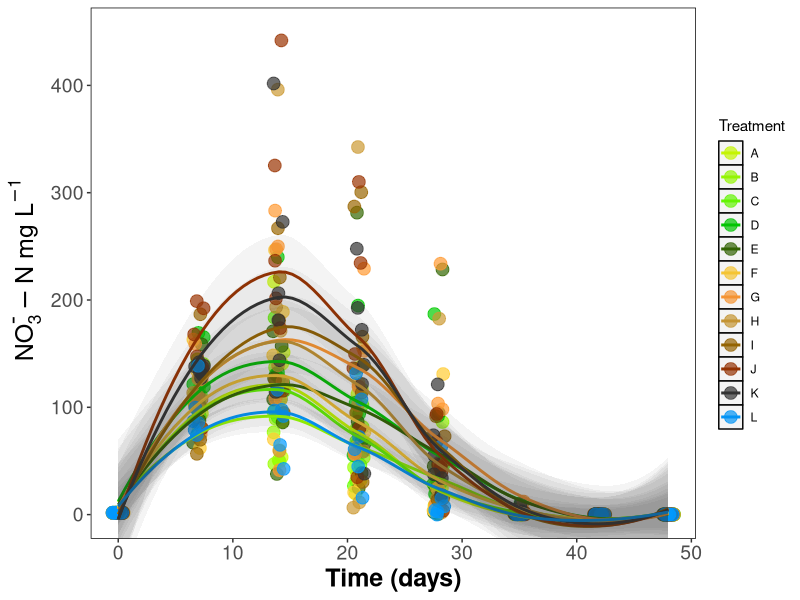
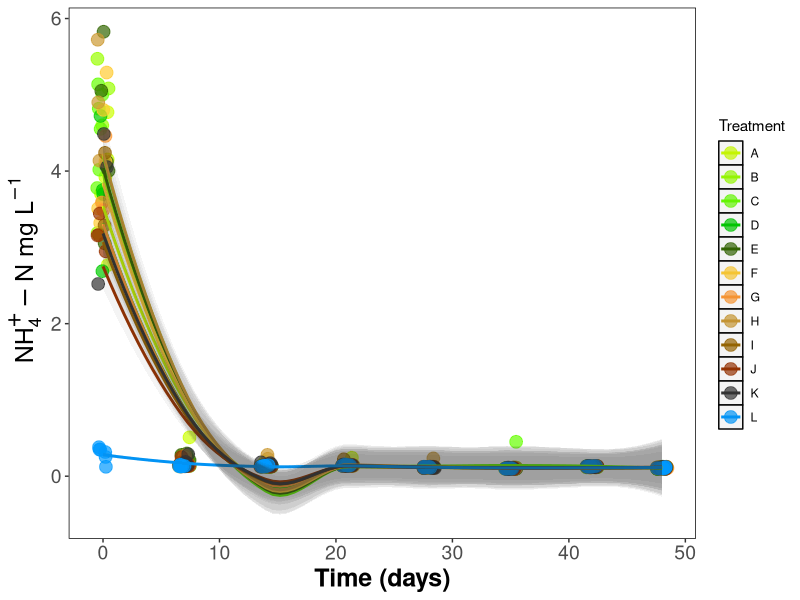
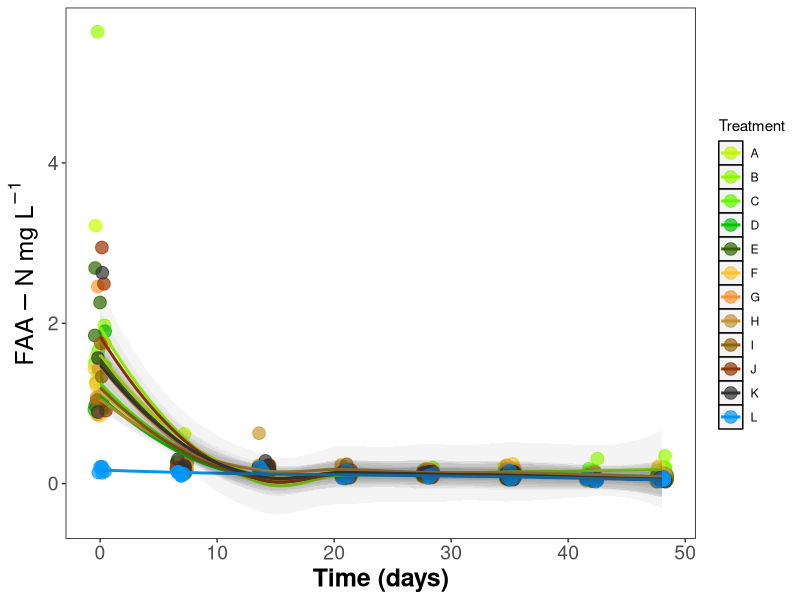
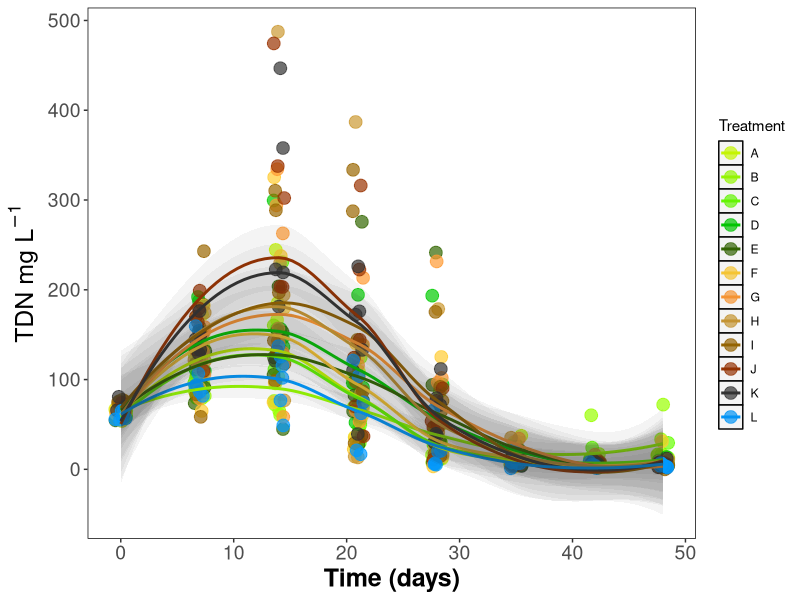
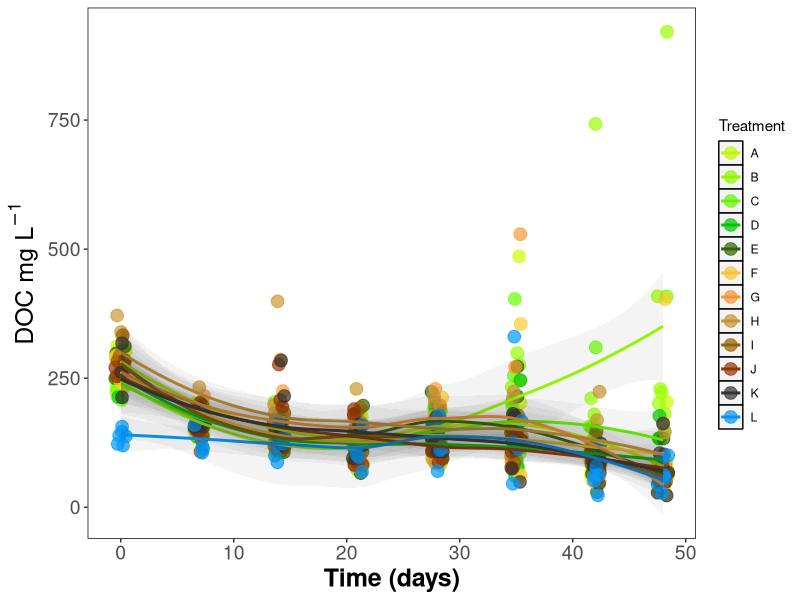
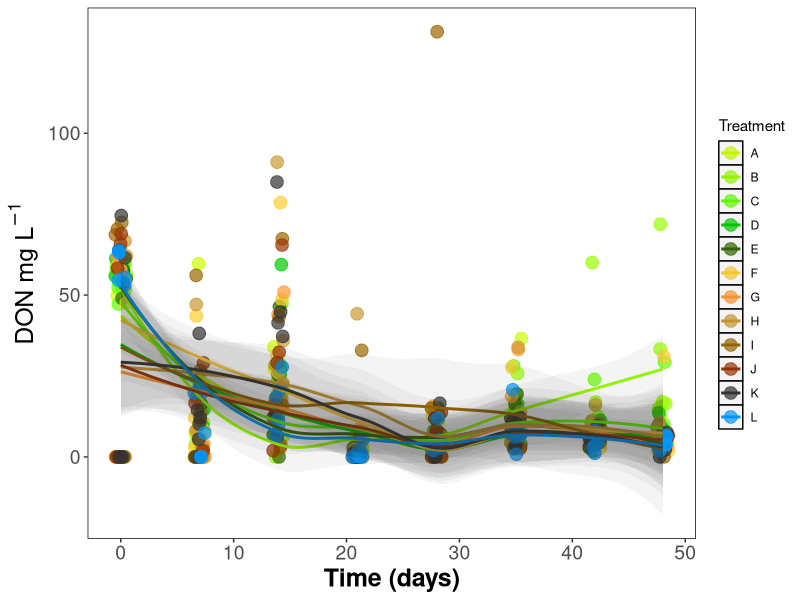
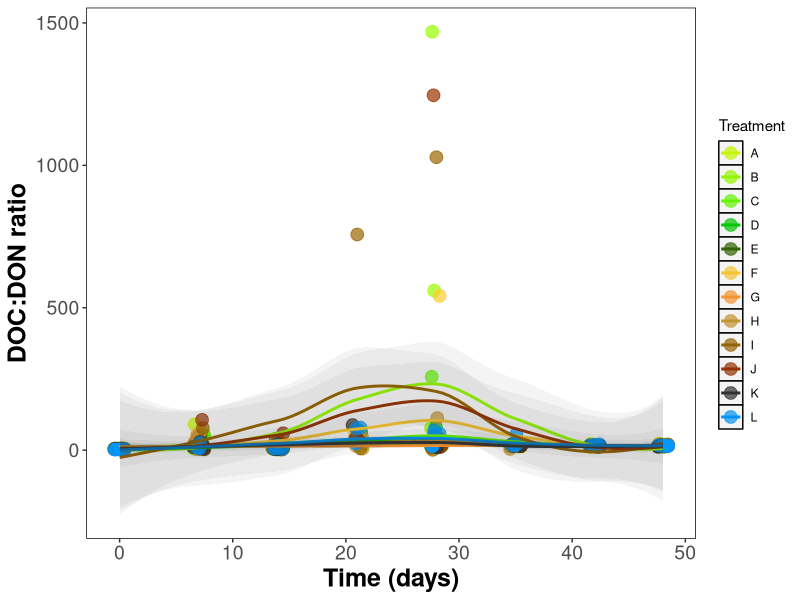
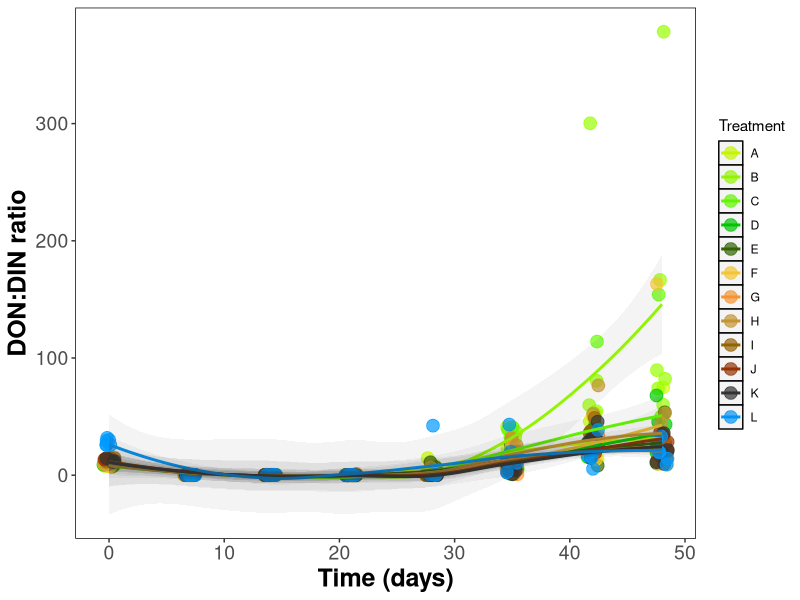

Here is the R script that generated these plots, in order:
## This script takes the wrangled data from 15n_sol_proc.R and ../results/raw/15n_soil_sol.csv
## It examines the final processed data ../results/processed/ratios.csv

library(tidyverse)
all <- read_csv("results/processed/ratios.csv")
all

## Now let's look how the variables change over time

## this page was helpful for mu and super/subscripts: 
## https://stackoverflow.com/questions/34892262/subscripts-and-superscripts-or-with-ggplot2-axis-labels-ionic-chemical

## also here: https://rstudio-pubs-static.s3.amazonaws.com/136237_170402e5f0b54561bf7605bdea98267a.html

## Below is a rather extensive set of code for xy plots with/without trends and CI ribbons

## Nitrate

ggplot(data = all, aes(days, no3, colour = trt)) + # x, y, colour by treatment
  scale_colour_manual(values=c("#CCFF00", # all the colours in hexadecimal code in order of "colour = x" argument above
                               "#99FF00",
                               "#66FF00",
                               "#00CC00",
                               "#336600",
                               "#FFCC33",
                               "#FF9933",
                               "#CC9933",
                               "#996600",
                               "#993300",
                               "#333333",
                               "#0099FF"
  )) +
  #geom_point(size = 6, alpha = 0.6) + # Plot as a point graph, size, transparency
  geom_jitter(size = 4, alpha = 0.7, width = 0.5) + # Plot as a jittered point graph
  stat_smooth(method = "loess", se = FALSE, size = 1) + # Adds trend line only
  stat_smooth(method = "loess", # Adds ribbon for SE / CI and allows transparency to be adjusted
  #              colour = "red", 
                geom = "ribbon", 
                alpha = 0.05, #sets ribbon transparency
                size = 0.0001, #sets ribbon outline thickness. Need to work out how to make transparent
                fullrange = TRUE) + # Forces ribbon to end of data
 # xlim(0, 48) + ylim(0, 300) + # can be used to set hard limits to scale
  coord_cartesian(xlim = c(0, 48), ylim = c(0, 450)) + #sets soft limits to scale
  labs(
    x = "Time (days)", # x axis label
    y = ~NO[3]^{textstyle("-")}-N ~mg~L^{-1}, #y axis label, note cpde and weblink above for special characters and script
    #  title = "Nitrogen", # Graph title
    colour = "Treatment" # Legend Title
  ) +
  theme(
    panel.grid = element_blank(), # blank grid
    # axis.text.y = element_text(angle = 90), # rotates labels
    axis.text=element_text(size=14), # axis text size
    axis.title = element_text(color="black", face="bold", size=18), # axis label text size
    panel.background = element_rect(fill = "white", # panel background
                                    colour = "black") # panel outline
  )

## Ammonium

ggplot(data = all, aes(days, nh4, colour = trt)) + # x, y, colour by treatment
  scale_colour_manual(values=c("#CCFF00", # all the colours in hexadecimal code in order of "colour = x" argument above
                               "#99FF00",
                               "#66FF00",
                               "#00CC00",
                               "#336600",
                               "#FFCC33",
                               "#FF9933",
                               "#CC9933",
                               "#996600",
                               "#993300",
                               "#333333",
                               "#0099FF"
  )) +
  #geom_point(size = 6, alpha = 0.6) + # Plot as a point graph, size, transparency
  geom_jitter(size = 4, alpha = 0.7, width = 0.5) + # Plot as a jittered point graph
  stat_smooth(method = "loess", se = FALSE, size = 1) + # Adds trend line only
  stat_smooth(method = "loess", # Adds ribbon for SE / CI and allows transparency to be adjusted
              #              colour = "red", 
              geom = "ribbon", 
              alpha = 0.05, #sets ribbon transparency
              size = 0.0001, #sets ribbon outline thickness. Need to work out how to make transparent
              fullrange = TRUE) + # Forces ribbon to end of data
  # xlim(0, 48) + ylim(0, 300) + # can be used to set hard limits to scale
 # coord_cartesian(xlim = c(0, 48), ylim = c(0, 450)) + #sets soft limits to scale
  labs(
    x = "Time (days)", # x axis label
    y = ~NH[4]^{textstyle("+")}-N ~mg~L^{-1}, #y axis label, note cpde and weblink above for special characters and script
    #  title = "Nitrogen", # Graph title
    colour = "Treatment" # Legend Title
  ) +
  theme(
    panel.grid = element_blank(), # blank grid
    # axis.text.y = element_text(angle = 90), # rotates labels
    axis.text=element_text(size=14), # axis text size
    axis.title = element_text(color="black", face="bold", size=18), # axis label text size
    panel.background = element_rect(fill = "white", # panel background
                                    colour = "black") # panel outline
  )

## FAA

ggplot(data = all, aes(days, faa, colour = trt)) + # x, y, colour by treatment
  scale_colour_manual(values=c("#CCFF00", # all the colours in hexadecimal code in order of "colour = x" argument above
                               "#99FF00",
                               "#66FF00",
                               "#00CC00",
                               "#336600",
                               "#FFCC33",
                               "#FF9933",
                               "#CC9933",
                               "#996600",
                               "#993300",
                               "#333333",
                               "#0099FF"
  )) +
  #geom_point(size = 6, alpha = 0.6) + # Plot as a point graph, size, transparency
  geom_jitter(size = 4, alpha = 0.7, width = 0.5) + # Plot as a jittered point graph
  stat_smooth(method = "loess", se = FALSE, size = 1) + # Adds trend line only
  stat_smooth(method = "loess", # Adds ribbon for SE / CI and allows transparency to be adjusted
              #              colour = "red", 
              geom = "ribbon", 
              alpha = 0.05, #sets ribbon transparency
              size = 0.0001, #sets ribbon outline thickness. Need to work out how to make transparent
              fullrange = TRUE) + # Forces ribbon to end of data
  # xlim(0, 48) + ylim(0, 300) + # can be used to set hard limits to scale
  # coord_cartesian(xlim = c(0, 48), ylim = c(0, 450)) + #sets soft limits to scale
  labs(
    x = "Time (days)", # x axis label
    y = FAA-N ~mg~L^{-1}, #y axis label, note cpde and weblink above for special characters and script
    #  title = "Nitrogen", # Graph title
    colour = "Treatment" # Legend Title
  ) +
  theme(
    panel.grid = element_blank(), # blank grid
    # axis.text.y = element_text(angle = 90), # rotates labels
    axis.text=element_text(size=14), # axis text size
    axis.title = element_text(color="black", face="bold", size=18), # axis label text size
    panel.background = element_rect(fill = "white", # panel background
                                    colour = "black") # panel outline
  )

## TDN

ggplot(data = all, aes(days, tdn, colour = trt)) + # x, y, colour by treatment
  scale_colour_manual(values=c("#CCFF00", # all the colours in hexadecimal code in order of "colour = x" argument above
                               "#99FF00",
                               "#66FF00",
                               "#00CC00",
                               "#336600",
                               "#FFCC33",
                               "#FF9933",
                               "#CC9933",
                               "#996600",
                               "#993300",
                               "#333333",
                               "#0099FF"
  )) +
  #geom_point(size = 6, alpha = 0.6) + # Plot as a point graph, size, transparency
  geom_jitter(size = 4, alpha = 0.7, width = 0.5) + # Plot as a jittered point graph
  stat_smooth(method = "loess", se = FALSE, size = 1) + # Adds trend line only
  stat_smooth(method = "loess", # Adds ribbon for SE / CI and allows transparency to be adjusted
              #              colour = "red", 
              geom = "ribbon", 
              alpha = 0.05, #sets ribbon transparency
              size = 0.0001, #sets ribbon outline thickness. Need to work out how to make transparent
              fullrange = TRUE) + # Forces ribbon to end of data
  # xlim(0, 48) + ylim(0, 300) + # can be used to set hard limits to scale
  # coord_cartesian(xlim = c(0, 48), ylim = c(0, 450)) + #sets soft limits to scale
  labs(
    x = "Time (days)", # x axis label
    y = TDN ~mg~L^{-1}, #y axis label, note cpde and weblink above for special characters and script
    #  title = "Nitrogen", # Graph title
    colour = "Treatment" # Legend Title
  ) +
  theme(
    panel.grid = element_blank(), # blank grid
    # axis.text.y = element_text(angle = 90), # rotates labels
    axis.text=element_text(size=14), # axis text size
    axis.title = element_text(color="black", face="bold", size=18), # axis label text size
    panel.background = element_rect(fill = "white", # panel background
                                    colour = "black") # panel outline
  )

## DOC

ggplot(data = all, aes(days, doc, colour = trt)) + # x, y, colour by treatment
  scale_colour_manual(values=c("#CCFF00", # all the colours in hexadecimal code in order of "colour = x" argument above
                               "#99FF00",
                               "#66FF00",
                               "#00CC00",
                               "#336600",
                               "#FFCC33",
                               "#FF9933",
                               "#CC9933",
                               "#996600",
                               "#993300",
                               "#333333",
                               "#0099FF"
  )) +
  #geom_point(size = 6, alpha = 0.6) + # Plot as a point graph, size, transparency
  geom_jitter(size = 4, alpha = 0.7, width = 0.5) + # Plot as a jittered point graph
  stat_smooth(method = "loess", se = FALSE, size = 1) + # Adds trend line only
  stat_smooth(method = "loess", # Adds ribbon for SE / CI and allows transparency to be adjusted
              #              colour = "red", 
              geom = "ribbon", 
              alpha = 0.05, #sets ribbon transparency
              size = 0.0001, #sets ribbon outline thickness. Need to work out how to make transparent
              fullrange = TRUE) + # Forces ribbon to end of data
  # xlim(0, 48) + ylim(0, 300) + # can be used to set hard limits to scale
  # coord_cartesian(xlim = c(0, 48), ylim = c(0, 450)) + #sets soft limits to scale
  labs(
    x = "Time (days)", # x axis label
    y = DOC ~mg~L^{-1}, #y axis label, note cpde and weblink above for special characters and script
    #  title = "Nitrogen", # Graph title
    colour = "Treatment" # Legend Title
  ) +
  theme(
    panel.grid = element_blank(), # blank grid
    # axis.text.y = element_text(angle = 90), # rotates labels
    axis.text=element_text(size=14), # axis text size
    axis.title = element_text(color="black", face="bold", size=18), # axis label text size
    panel.background = element_rect(fill = "white", # panel background
                                    colour = "black") # panel outline
  )

## DON

ggplot(data = all, aes(days, don, colour = trt)) + # x, y, colour by treatment
  scale_colour_manual(values=c("#CCFF00", # all the colours in hexadecimal code in order of "colour = x" argument above
                               "#99FF00",
                               "#66FF00",
                               "#00CC00",
                               "#336600",
                               "#FFCC33",
                               "#FF9933",
                               "#CC9933",
                               "#996600",
                               "#993300",
                               "#333333",
                               "#0099FF"
  )) +
  #geom_point(size = 6, alpha = 0.6) + # Plot as a point graph, size, transparency
  geom_jitter(size = 4, alpha = 0.7, width = 0.5) + # Plot as a jittered point graph
  stat_smooth(method = "loess", se = FALSE, size = 1) + # Adds trend line only
  stat_smooth(method = "loess", # Adds ribbon for SE / CI and allows transparency to be adjusted
              #              colour = "red", 
              geom = "ribbon", 
              alpha = 0.05, #sets ribbon transparency
              size = 0.0001, #sets ribbon outline thickness. Need to work out how to make transparent
              fullrange = TRUE) + # Forces ribbon to end of data
  # xlim(0, 48) + ylim(0, 300) + # can be used to set hard limits to scale
  # coord_cartesian(xlim = c(0, 48), ylim = c(0, 450)) + #sets soft limits to scale
  labs(
    x = "Time (days)", # x axis label
    y = DON ~mg~L^{-1}, #y axis label, note cpde and weblink above for special characters and script
    #  title = "Nitrogen", # Graph title
    colour = "Treatment" # Legend Title
  ) +
  theme(
    panel.grid = element_blank(), # blank grid
    # axis.text.y = element_text(angle = 90), # rotates labels
    axis.text=element_text(size=14), # axis text size
    axis.title = element_text(color="black", face="bold", size=18), # axis label text size
    panel.background = element_rect(fill = "white", # panel background
                                    colour = "black") # panel outline
  )


## DOC:DON

ggplot(data = all, aes(days, doc_don, colour = trt)) + # x, y, colour by treatment
  scale_colour_manual(values=c("#CCFF00", # all the colours in hexadecimal code in order of "colour = x" argument above
                               "#99FF00",
                               "#66FF00",
                               "#00CC00",
                               "#336600",
                               "#FFCC33",
                               "#FF9933",
                               "#CC9933",
                               "#996600",
                               "#993300",
                               "#333333",
                               "#0099FF"
  )) +
  #geom_point(size = 6, alpha = 0.6) + # Plot as a point graph, size, transparency
  geom_jitter(size = 4, alpha = 0.7, width = 0.5) + # Plot as a jittered point graph
  stat_smooth(method = "loess", se = FALSE, size = 1) + # Adds trend line only
  stat_smooth(method = "loess", # Adds ribbon for SE / CI and allows transparency to be adjusted
              #              colour = "red", 
              geom = "ribbon", 
              alpha = 0.05, #sets ribbon transparency
              size = 0.0001, #sets ribbon outline thickness. Need to work out how to make transparent
              fullrange = TRUE) + # Forces ribbon to end of data
  # xlim(0, 48) + ylim(0, 300) + # can be used to set hard limits to scale
  # coord_cartesian(xlim = c(0, 48), ylim = c(0, 450)) + #sets soft limits to scale
  labs(
    x = "Time (days)", # x axis label
    y = "DOC:DON ratio", #y axis label, note cpde and weblink above for special characters and script
    #  title = "Nitrogen", # Graph title
    colour = "Treatment" # Legend Title
  ) +
  theme(
    panel.grid = element_blank(), # blank grid
    # axis.text.y = element_text(angle = 90), # rotates labels
    axis.text=element_text(size=14), # axis text size
    axis.title = element_text(color="black", face="bold", size=18), # axis label text size
    panel.background = element_rect(fill = "white", # panel background
                                    colour = "black") # panel outline
  )

## DON:DIN

ggplot(data = all, aes(days, don_din, colour = trt)) + # x, y, colour by treatment
  scale_colour_manual(values=c("#CCFF00", # all the colours in hexadecimal code in order of "colour = x" argument above
                               "#99FF00",
                               "#66FF00",
                               "#00CC00",
                               "#336600",
                               "#FFCC33",
                               "#FF9933",
                               "#CC9933",
                               "#996600",
                               "#993300",
                               "#333333",
                               "#0099FF"
  )) +
  #geom_point(size = 6, alpha = 0.6) + # Plot as a point graph, size, transparency
  geom_jitter(size = 4, alpha = 0.7, width = 0.5) + # Plot as a jittered point graph
  stat_smooth(method = "loess", se = FALSE, size = 1) + # Adds trend line only
  stat_smooth(method = "loess", # Adds ribbon for SE / CI and allows transparency to be adjusted
              #              colour = "red", 
              geom = "ribbon", 
              alpha = 0.05, #sets ribbon transparency
              size = 0.0001, #sets ribbon outline thickness. Need to work out how to make transparent
              fullrange = TRUE) + # Forces ribbon to end of data
  # xlim(0, 48) + ylim(0, 300) + # can be used to set hard limits to scale
  # coord_cartesian(xlim = c(0, 48), ylim = c(0, 450)) + #sets soft limits to scale
  labs(
    x = "Time (days)", # x axis label
    y = "DON:DIN ratio", #y axis label, note cpde and weblink above for special characters and script
    #  title = "Nitrogen", # Graph title
    colour = "Treatment" # Legend Title
  ) +
  theme(
    panel.grid = element_blank(), # blank grid
    # axis.text.y = element_text(angle = 90), # rotates labels
    axis.text=element_text(size=14), # axis text size
    axis.title = element_text(color="black", face="bold", size=18), # axis label text size
    panel.background = element_rect(fill = "white", # panel background
                                    colour = "black") # panel outline
  )

#############################################################################################

## NOW LET'S LOOK AT SOME VARIABLES AGAINST ONEANOTHER WITH TIME AS SPOT SIZE##

############################################################################################

## NO3 vs NH4
ggplot(data = all, aes(no3, nh4, colour = trt, size = days)) + # x, y, colour by treatment
  scale_colour_manual(values=c("#CCFF00", # all the colours in hexadecimal code in order of "colour = x" argument above
                               "#99FF00",
                               "#66FF00",
                               "#00CC00",
                               "#336600",
                               "#FFCC33",
                               "#FF9933",
                               "#CC9933",
                               "#996600",
                               "#993300",
                               "#333333",
                               "#0099FF"
  )) +
  geom_point(alpha = 0.6) + # Plot as a point graph, size, transparency
  #geom_jitter(size = 4, alpha = 0.7, width = 0.5) + # Plot as a jittered point graph
  #stat_smooth(method = "loess", se = FALSE, size = 1) + # Adds trend line only
  #stat_smooth(method = "loess", # Adds ribbon for SE / CI and allows transparency to be adjusted
              #              colour = "red", 
  #            geom = "ribbon", 
  #            alpha = 0.05, #sets ribbon transparency
  #            size = 0.0001, #sets ribbon outline thickness. Need to work out how to make transparent
  #            fullrange = TRUE) + # Forces ribbon to end of data
  # xlim(0, 48) + ylim(0, 300) + # can be used to set hard limits to scale
  #coord_cartesian(xlim = c(0, 48), ylim = c(0, 450)) + #sets soft limits to scale
  scale_x_log10() +
  scale_y_log10() +
  labs(
    x = ~NO[3]^{textstyle("-")}-N ~mg~L^{-1}, # x axis label
    y = ~NH[4]^{textstyle("-")}-N ~mg~L^{-1}, #y axis label, note cpde and weblink above for special characters and script
    #  title = "Nitrogen", # Graph title
    colour = "Treatment" # Legend Title
  ) +
  theme(
    panel.grid = element_blank(), # blank grid
    # axis.text.y = element_text(angle = 90), # rotates labels
    axis.text=element_text(size=14), # axis text size
    axis.title = element_text(color="black", face="bold", size=18), # axis label text size
    panel.background = element_rect(fill = "white", # panel background
                                    colour = "black") # panel outline
  )

## DIN vs DON

ggplot(data = all, aes(din, don, colour = trt, size = days)) + # x, y, colour by treatment
  scale_colour_manual(values=c("#CCFF00", # all the colours in hexadecimal code in order of "colour = x" argument above
                               "#99FF00",
                               "#66FF00",
                               "#00CC00",
                               "#336600",
                               "#FFCC33",
                               "#FF9933",
                               "#CC9933",
                               "#996600",
                               "#993300",
                               "#333333",
                               "#0099FF"
  )) +
  geom_point(alpha = 0.6) + # Plot as a point graph, size, transparency
  #geom_jitter(size = 4, alpha = 0.7, width = 0.5) + # Plot as a jittered point graph
  #stat_smooth(method = "loess", se = FALSE, size = 1) + # Adds trend line only
  #stat_smooth(method = "loess", # Adds ribbon for SE / CI and allows transparency to be adjusted
  #              colour = "red", 
  #            geom = "ribbon", 
  #            alpha = 0.05, #sets ribbon transparency
  #            size = 0.0001, #sets ribbon outline thickness. Need to work out how to make transparent
  #            fullrange = TRUE) + # Forces ribbon to end of data
  # xlim(0, 48) + ylim(0, 300) + # can be used to set hard limits to scale
  #coord_cartesian(xlim = c(0, 48), ylim = c(0, 450)) + #sets soft limits to scale
  #scale_x_log10() +
  #scale_y_log10() +
  labs(
    x = DIN ~mg~L^{-1}, # x axis label
    y = DON ~mg~L^{-1}, #y axis label, note cpde and weblink above for special characters and script
    #  title = "Nitrogen", # Graph title
    colour = "Treatment" # Legend Title
  ) +
  theme(
    panel.grid = element_blank(), # blank grid
    # axis.text.y = element_text(angle = 90), # rotates labels
    axis.text=element_text(size=14), # axis text size
    axis.title = element_text(color="black", face="bold", size=18), # axis label text size
    panel.background = element_rect(fill = "white", # panel background
                                    colour = "black") # panel outline
  )

## DOC vs DON

ggplot(data = all, aes(doc, don, colour = trt, size = days)) + # x, y, colour by treatment
  scale_colour_manual(values=c("#CCFF00", # all the colours in hexadecimal code in order of "colour = x" argument above
                               "#99FF00",
                               "#66FF00",
                               "#00CC00",
                               "#336600",
                               "#FFCC33",
                               "#FF9933",
                               "#CC9933",
                               "#996600",
                               "#993300",
                               "#333333",
                               "#0099FF"
  )) +
  geom_point(alpha = 0.6) + # Plot as a point graph, size, transparency
  #geom_jitter(size = 4, alpha = 0.7, width = 0.5) + # Plot as a jittered point graph
  #stat_smooth(method = "loess", se = FALSE, size = 1) + # Adds trend line only
  #stat_smooth(method = "loess", # Adds ribbon for SE / CI and allows transparency to be adjusted
  #              colour = "red", 
  #            geom = "ribbon", 
  #            alpha = 0.05, #sets ribbon transparency
  #            size = 0.0001, #sets ribbon outline thickness. Need to work out how to make transparent
  #            fullrange = TRUE) + # Forces ribbon to end of data
  # xlim(0, 48) + ylim(0, 300) + # can be used to set hard limits to scale
  #coord_cartesian(xlim = c(0, 48), ylim = c(0, 450)) + #sets soft limits to scale
  #scale_x_log10() +
  #scale_y_log10() +
  labs(
    x = DOC ~mg~L^{-1}, # x axis label
    y = DON ~mg~L^{-1}, #y axis label, note cpde and weblink above for special characters and script
    #  title = "Nitrogen", # Graph title
    colour = "Treatment" # Legend Title
  ) +
  theme(
    panel.grid = element_blank(), # blank grid
    # axis.text.y = element_text(angle = 90), # rotates labels
    axis.text=element_text(size=14), # axis text size
    axis.title = element_text(color="black", face="bold", size=18), # axis label text size
    panel.background = element_rect(fill = "white", # panel background
                                    colour = "black") # panel outline
  )

## DOC vs TDN

ggplot(data = all, aes(doc, tdn, colour = trt, size = days)) + # x, y, colour by treatment
  scale_colour_manual(values=c("#CCFF00", # all the colours in hexadecimal code in order of "colour = x" argument above
                               "#99FF00",
                               "#66FF00",
                               "#00CC00",
                               "#336600",
                               "#FFCC33",
                               "#FF9933",
                               "#CC9933",
                               "#996600",
                               "#993300",
                               "#333333",
                               "#0099FF"
  )) +
  geom_point(alpha = 0.6) + # Plot as a point graph, size, transparency
  #geom_jitter(size = 4, alpha = 0.7, width = 0.5) + # Plot as a jittered point graph
  #stat_smooth(method = "loess", se = FALSE, size = 1) + # Adds trend line only
  #stat_smooth(method = "loess", # Adds ribbon for SE / CI and allows transparency to be adjusted
  #              colour = "red", 
  #            geom = "ribbon", 
  #            alpha = 0.05, #sets ribbon transparency
  #            size = 0.0001, #sets ribbon outline thickness. Need to work out how to make transparent
  #            fullrange = TRUE) + # Forces ribbon to end of data
  # xlim(0, 48) + ylim(0, 300) + # can be used to set hard limits to scale
  #coord_cartesian(xlim = c(0, 48), ylim = c(0, 450)) + #sets soft limits to scale
  #scale_x_log10() +
#scale_y_log10() +
labs(
  x = DOC ~mg~L^{-1}, # x axis label
  y = TDN ~mg~L^{-1}, #y axis label, note cpde and weblink above for special characters and script
  #  title = "Nitrogen", # Graph title
  colour = "Treatment" # Legend Title
) +
  theme(
    panel.grid = element_blank(), # blank grid
    # axis.text.y = element_text(angle = 90), # rotates labels
    axis.text=element_text(size=14), # axis text size
    axis.title = element_text(color="black", face="bold", size=18), # axis label text size
    panel.background = element_rect(fill = "white", # panel background
                                    colour = "black") # panel outline
  )

######################################################################################

## BACK TO VS TIME

######################################################################################

## doc nitrate

ggplot(data = all, aes(days, doc, colour = trt, size = no3)) + # x, y, colour by treatment
  scale_colour_manual(values=c("#CCFF00", # all the colours in hexadecimal code in order of "colour = x" argument above
                               "#99FF00",
                               "#66FF00",
                               "#00CC00",
                               "#336600",
                               "#FFCC33",
                               "#FF9933",
                               "#CC9933",
                               "#996600",
                               "#993300",
                               "#333333",
                               "#0099FF"
  )) +
  #geom_point(size = 6, alpha = 0.6) + # Plot as a point graph, size, transparency
  geom_jitter(alpha = 0.7, width = 0.5) + # Plot as a jittered point graph
  stat_smooth(method = "loess", se = FALSE, size = 1) + # Adds trend line only
  stat_smooth(method = "loess", # Adds ribbon for SE / CI and allows transparency to be adjusted
              #              colour = "red", 
              geom = "ribbon", 
              alpha = 0.05, #sets ribbon transparency
              size = 0.0001, #sets ribbon outline thickness. Need to work out how to make transparent
              fullrange = TRUE) + # Forces ribbon to end of data
  # xlim(0, 48) + ylim(0, 300) + # can be used to set hard limits to scale
  coord_cartesian(xlim = c(0, 48), ylim = c(0, 450)) + #sets soft limits to scale
  labs(
    x = "Time (days)", # x axis label
    y = DOC ~mg~L^{-1}, #y axis label, note cpde and weblink above for special characters and script
    #  title = "Nitrogen", # Graph title
    colour = "Treatment" # Legend Title
  ) +
  theme(
    panel.grid = element_blank(), # blank grid
    # axis.text.y = element_text(angle = 90), # rotates labels
    axis.text=element_text(size=14), # axis text size
    axis.title = element_text(color="black", face="bold", size=18), # axis label text size
    panel.background = element_rect(fill = "white", # panel background
                                    colour = "black") # panel outline
  )

## tdn don

ggplot(data = all, aes(days, tdn, colour = trt, size = don)) + # x, y, colour by treatment
  scale_colour_manual(values=c("#CCFF00", # all the colours in hexadecimal code in order of "colour = x" argument above
                               "#99FF00",
                               "#66FF00",
                               "#00CC00",
                               "#336600",
                               "#FFCC33",
                               "#FF9933",
                               "#CC9933",
                               "#996600",
                               "#993300",
                               "#333333",
                               "#0099FF"
  )) +
  #geom_point(size = 6, alpha = 0.6) + # Plot as a point graph, size, transparency
  geom_jitter(alpha = 0.7, width = 0.5) + # Plot as a jittered point graph
  stat_smooth(method = "loess", se = FALSE, size = 1) + # Adds trend line only
 # stat_smooth(method = "loess", # Adds ribbon for SE / CI and allows transparency to be adjusted
              #              colour = "red", 
  #            geom = "ribbon", 
   #           alpha = 0.05, #sets ribbon transparency
    #          size = 0.0001, #sets ribbon outline thickness. Need to work out how to make transparent
     #         fullrange = TRUE) + # Forces ribbon to end of data
  # xlim(0, 48) + ylim(0, 300) + # can be used to set hard limits to scale
  coord_cartesian(xlim = c(0, 48), ylim = c(0, 520)) + #sets soft limits to scale
  labs(
    x = "Time (days)", # x axis label
    y = TDN ~mg~L^{-1}, #y axis label, note cpde and weblink above for special characters and script
    #  title = "Nitrogen", # Graph title
    colour = "Treatment", # Legend Title
    size = "DON"
  ) +
  theme(
    panel.grid = element_blank(), # blank grid
    # axis.text.y = element_text(angle = 90), # rotates labels
    axis.text=element_text(size=14), # axis text size
    axis.title = element_text(color="black", size=18), # axis label text size
    panel.background = element_rect(fill = "white", # panel background
                                    colour = "black") # panel outline
  )

## tdn don_din

ggplot(data = all, aes(days, tdn, colour = trt, size = don_din)) + # x, y, colour by treatment
  scale_colour_manual(values=c("#CCFF00", # all the colours in hexadecimal code in order of "colour = x" argument above
                               "#99FF00",
                               "#66FF00",
                               "#00CC00",
                               "#336600",
                               "#FFCC33",
                               "#FF9933",
                               "#CC9933",
                               "#996600",
                               "#993300",
                               "#333333",
                               "#0099FF"
  )) +
  #geom_point(size = 6, alpha = 0.6) + # Plot as a point graph, size, transparency
  geom_jitter(alpha = 0.7, width = 0.5) + # Plot as a jittered point graph
  stat_smooth(method = "loess", se = FALSE, size = 1) + # Adds trend line only
  # stat_smooth(method = "loess", # Adds ribbon for SE / CI and allows transparency to be adjusted
  #              colour = "red", 
  #            geom = "ribbon", 
  #           alpha = 0.05, #sets ribbon transparency
  #          size = 0.0001, #sets ribbon outline thickness. Need to work out how to make transparent
  #         fullrange = TRUE) + # Forces ribbon to end of data
  # xlim(0, 48) + ylim(0, 300) + # can be used to set hard limits to scale
  coord_cartesian(xlim = c(0, 48), ylim = c(0, 520)) + #sets soft limits to scale
  labs(
    x = "Time (days)", # x axis label
    y = TDN ~mg~L^{-1}, #y axis label, note cpde and weblink above for special characters and script
    #  title = "Nitrogen", # Graph title
    colour = "Treatment", # Legend Title
    size = "DON:DIN"
  ) +
  theme(
    panel.grid = element_blank(), # blank grid
    # axis.text.y = element_text(angle = 90), # rotates labels
    axis.text=element_text(size=14), # axis text size
    axis.title = element_text(color="black", size=18), # axis label text size
    panel.background = element_rect(fill = "white", # panel background
                                    colour = "black") # panel outline
  )
